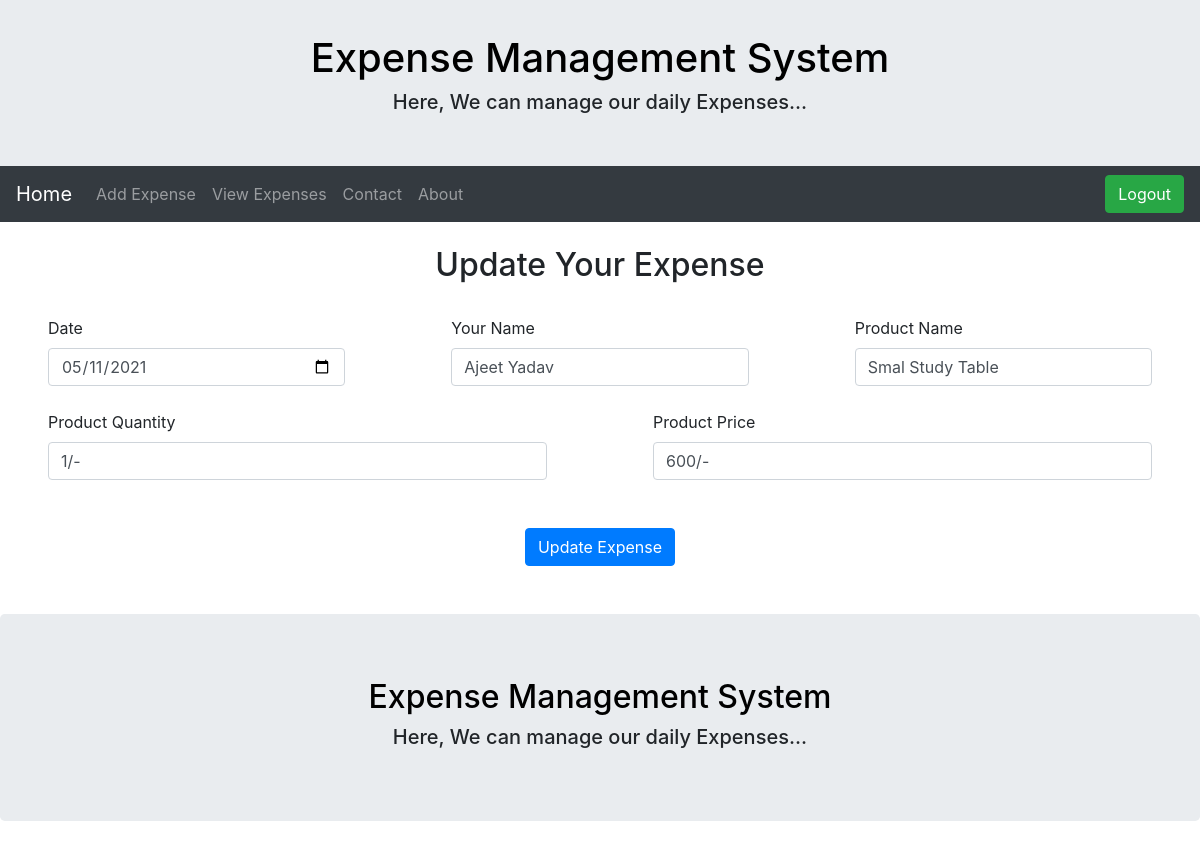
The page /update/5 (signed in) on the database its author committed.
### tables this page shows
CREATE TABLE Products (
	date_ VARCHAR NOT NULL,
	id INTEGER PRIMARY KEY AUTOINCREMENT,
	name TEXT NOT NULL,
	products TEXT NOT NULL,
	prod_qnty TEXT NOT NULL,
	prod_price TEXT NOT NULL );

### app.py (the view, shortened to what this page needs)
@app.route('/update/<int:id>',methods=['POST','GET'])
def update(id):
    if 'user' in session:
        connection = sqlite3.connect("users.db")
        connection.row_factory = sqlite3.Row
        cursor = connection.cursor()
        cursor.execute('select * from Products WHERE id={0}'.format(id))
        rows = cursor.fetchone()
        connection.close()
        return render_template('update.html',rows = rows)
    else:
        return redirect(url_for('login'))

### Templates/update.html (shortened to what this page needs)
{% extends 'layout.html'%}
{% block content%}
<!DOCTYPE html>
<html lang="en" dir="ltr">
<head>
</head>
<body>
  <br>
  <center>
    <h2>Update Your Expense</h2>
    <br>
  </center>
  <form method="post" >
    <div class="form-row">
    <div class="col  mx-sm-5">
      <label>Date</label>
      <input type="date" class="form-control" name="date" value="{{rows['date_']}}" required>
    </div>
    <div class="col mx-sm-5">
      <label>Your Name</label>
      <input type="text" class="form-control" name='name' value="{{rows['name']}}" required>
    </div>
    <div class="col mx-sm-5">
      <label>Product Name</label>
      <input type="text" class="form-control" name='prod_name' value="{{rows['Products']}}" required>
    </div>
  </div>
  <br>
    <div class="form-row">
    <div class="col  mx-sm-5">
      <label>Product Quantity</label>
      <input type="text" class="form-control" name='prod_Qty' value="{{rows['prod_qnty']}}" required>
    </div>
    <div class="col mx-sm-5">
      <label>Product Price</label>
      <input type="text" class="form-control" name='price' value="{{rows['prod_price']}}" required>
    </div>
  </div>
  <br><br>
  <center>
    <div class="form-row">
    <div class="col mx-sm-5">
      <button class="btn btn-primary" type="submit">Update Expense</button>
    </div>
    </div>
  </center>
  <br><br>
</form>
</body>
</html>
{% endblock %}

### rows shown on the page
Products: date "05/11/2021", name "Ajeet Yadav", prod_name "Smal Study Table", prod_Qty "1/-", price "600/-"
